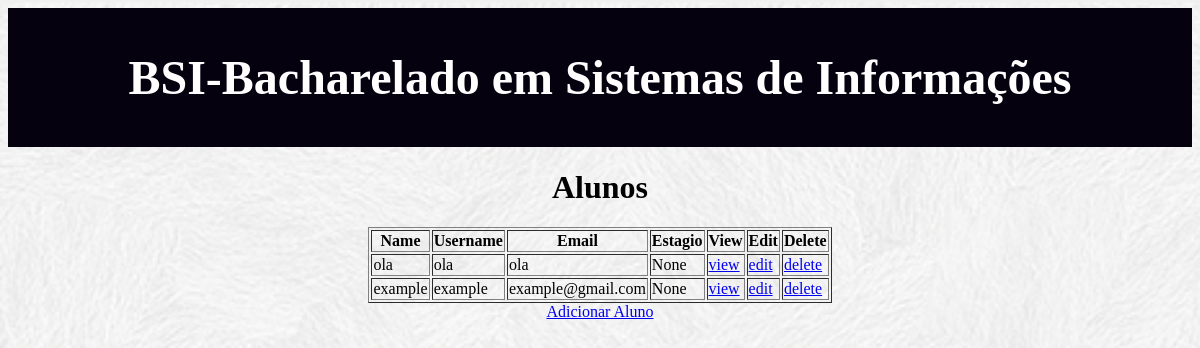
/bsi/aluno/, run on an earlier commit of the app's database.
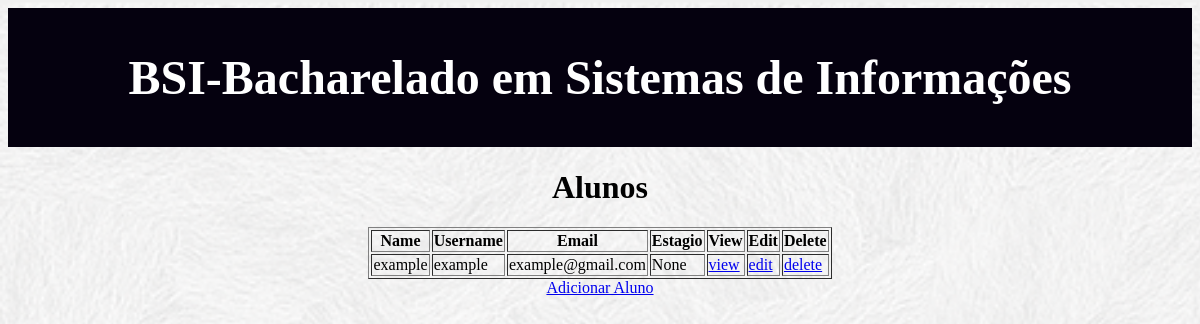
And on a later commit of the database.
### bsi/models.py (models this page shows, shortened)
class Aluno(models.Model):
    nome = models.CharField(max_length=100)
    username = models.CharField(max_length=100)
    senha = models.CharField(max_length=100)
    email = models.CharField(max_length=100)
    vagaEstagio = models.ForeignKey(Estagio, null = True, blank = True, on_delete=models.SET("0"))

### bsi/views.py (the view)
# urls.py: path('aluno/', views.AlunoList.as_view(), name='aluno_list'),
class AlunoList(ListView):
    model = models.Aluno

### bsi/templates/bsi/aluno_list.html
{% load static %}
<link rel="stylesheet" type="text/css" href="{% static 'bsi/bsi.css'%}">
<div class="page-header">
    <h1><a href="../../bsi/">BSI-Bacharelado em Sistemas de Informações</a></h1>
</div>
<center>
<h1>Alunos</h1>
<table border="1">
<thead>
    <tr>
    <th>Name</th>
    <th>Username</th>
    <th>Email</th>
    <th>Estagio</th>
    <th>View</th>
    <th>Edit</th>
    <th>Delete</th>
    </tr>
</thead>
<tbody>
    {% for aluno in object_list %}
    <tr>
    <td>{{ aluno.nome }}</td>
    <td>{{ aluno.username }}</td>
    <td>{{ aluno.email }}</td>
    <td>{{ aluno.vagaEstagio }}</td>
    <td><a href="{% url "aluno_view" aluno.id %}">view</a></td>
    <td><a href="{% url "aluno_edit" aluno.id %}">edit</a></td>
    <td><a href="{% url "aluno_delete" aluno.id %}">delete</a></td>
    </tr>
    {% endfor %}
</tbody>
</table>
<a href="{% url "aluno_new" %}">Adicionar Aluno</a>
</center>

What changed in the data, as far as the page shows it:
removed Aluno: nome "ola", username "ola", email "ola", vagaEstagio "None"
